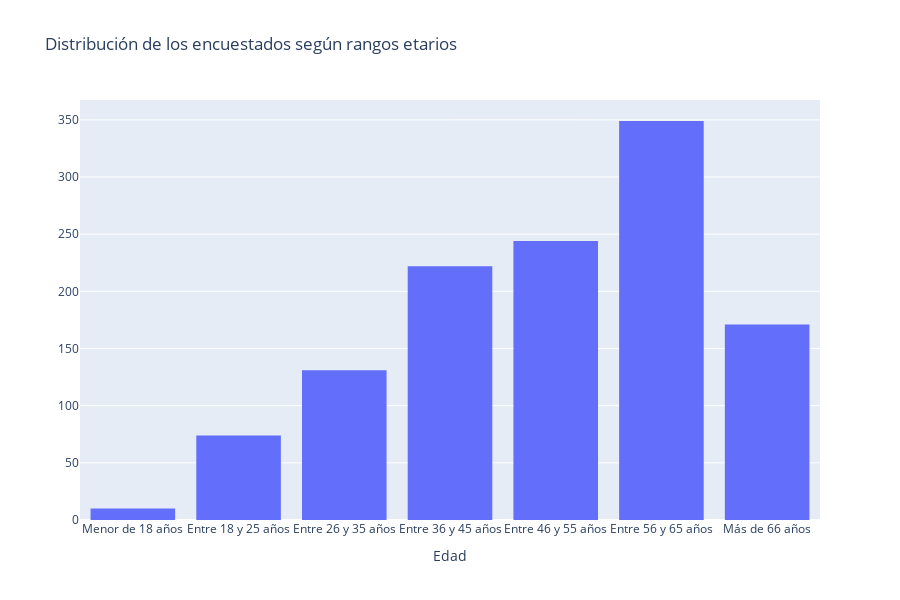

The notebook cell this image was saved under:
### Code cell
##Grafico con distribucion por edad
fig = px.histogram(df,  x="edad", title=f"Distribución de los encuestados según rangos etarios",
       labels={"edad": "Edad"})
fig.update_layout(xaxis={'categoryorder':'array', 'categoryarray':['Menor de 18 años','Entre 18 y 25 años',
                                                                   'Entre 26 y 35 años','Entre 36 y 45 años', 
                                                                  'Entre 46 y 55 años', 'Entre 56 y 65 años',
                                                                  'Más de 66 años']})
fig.update_yaxes(title_text=' ',row=1, col=1)

### Figure 1 — Plotly figure (JSON) as saved in the notebook; plotly's stock layout.template omitted (floating-point values rounded to 4 significant figures; data arrays with more than 128 entries replaced by an {"elided": "..."} marker saying what was removed)
{"data": [{"alignmentgroup": "True", "bingroup": "x", "hoverlabel": {"namelength": 0}, "hovertemplate": "Edad=%{x}<br>count=%{y}", "legendgroup": "", "marker": {"color": "#636efa"}, "name": "", "offsetgroup": "", "orientation": "v", "showlegend": false, "type": "histogram", "x": {"elided": "1204 str values"}, "xaxis": "x", "yaxis": "y"}], "layout": {"barmode": "relative", "height": 600, "legend": {"tracegroupgap": 0}, "title": {"text": "Distribución de los encuestados según rangos etarios"}, "xaxis": {"anchor": "y", "categoryarray": ["Menor de 18 años", "Entre 18 y 25 años", "Entre 26 y 35 años", "Entre 36 y 45 años", "Entre 46 y 55 años", "Entre 56 y 65 años", "Más de 66 años"], "categoryorder": "array", "domain": [0, 1], "title": {"text": "Edad"}}, "yaxis": {"anchor": "x", "domain": [0, 1], "title": {"text": " "}}}}
